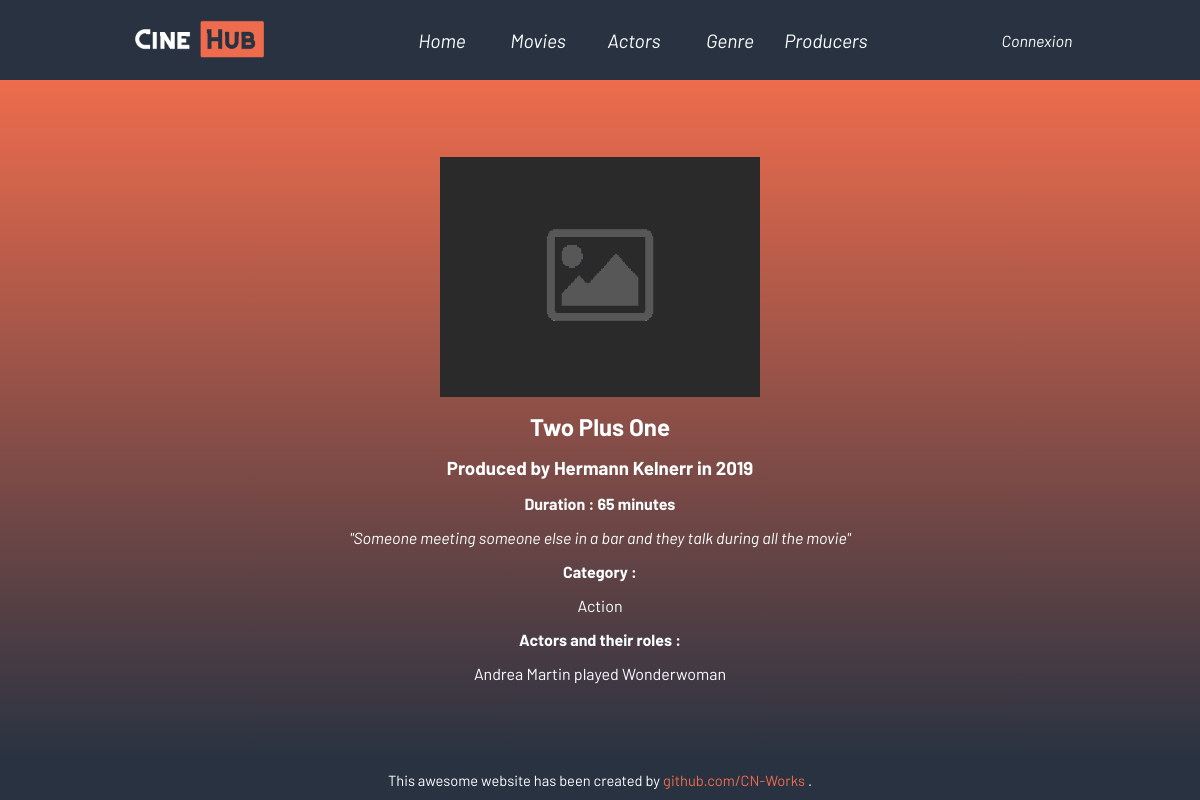
Page /index.php?action=movieInformations&movieId=5 on the committed database.
### tables this page shows
CREATE TABLE IF NOT EXISTS `film` (
  `id_film` int NOT NULL AUTO_INCREMENT,
  `annee_film` date NOT NULL,
  `duree_film` int DEFAULT NULL,
  `titre_film` varchar(50) NOT NULL,
  `synopsis_film` text,
  `note_film` decimal(1,1) DEFAULT NULL,
  `id_realisateur` int NOT NULL,
  `image_film` varchar(1000) DEFAULT NULL,
  PRIMARY KEY (`id_film`),
  KEY `id_realisateur` (`id_realisateur`),
  CONSTRAINT `film_ibfk_1` FOREIGN KEY (`id_realisateur`) REFERENCES `realisateur` (`id_realisateur`)
);

CREATE TABLE IF NOT EXISTS `personne` (
  `id_personne` int NOT NULL AUTO_INCREMENT,
  `nom` varchar(50) NOT NULL,
  `prenom` varchar(50) NOT NULL,
  `sexe` varchar(50) DEFAULT NULL,
  `dateNaissance` date NOT NULL,
  PRIMARY KEY (`id_personne`)
);

CREATE TABLE IF NOT EXISTS `genre` (
  `id_genre` int NOT NULL AUTO_INCREMENT,
  `nom_genre` varchar(50) DEFAULT NULL,
  PRIMARY KEY (`id_genre`)
);

CREATE TABLE IF NOT EXISTS `jouer` (
  `id_film` int NOT NULL,
  `id_role` int NOT NULL,
  `id_acteur` int NOT NULL,
  PRIMARY KEY (`id_film`,`id_role`,`id_acteur`),
  KEY `id_role` (`id_role`),
  KEY `id_acteur` (`id_acteur`),
  CONSTRAINT `jouer_ibfk_1` FOREIGN KEY (`id_film`) REFERENCES `film` (`id_film`),
  CONSTRAINT `jouer_ibfk_2` FOREIGN KEY (`id_role`) REFERENCES `role_movie` (`id_role`),
  CONSTRAINT `jouer_ibfk_3` FOREIGN KEY (`id_acteur`) REFERENCES `acteur` (`id_acteur`)
);

CREATE TABLE IF NOT EXISTS `role_movie` (
  `id_role` int NOT NULL AUTO_INCREMENT,
  `nom_role` varchar(50) DEFAULT NULL,
  PRIMARY KEY (`id_role`)
);

### controllers/Movie_controller.php (called while the page is built, shortened)
<?php
require_once("db/DAO.php");
class MovieController {
    public function getMovieInformationsPage($movieId) {
        $dao = new DAO();
        $filmSql = "SELECT f.id_film AS id_movie, re.id_realisateur AS id_producer, f.image_film AS image_movie,
                    f.titre_film AS title, YEAR(f.annee_film) AS year_production, pe.prenom AS producer_firstname,
                    pe.nom AS producer_lastname, f.duree_film AS duration, f.synopsis_film AS summary
                    FROM film f
                    INNER JOIN realisateur re ON f.id_realisateur = re.id_realisateur
                    INNER JOIN personne pe ON re.id_personne = pe.id_personne
                    WHERE f.id_film = :movieId";
        $query_parameter = array(':movieId' => $movieId);
        $movieinfos = $dao->executeRequest($filmSql, $query_parameter);
        $informations = array();
        foreach ($movieinfos->fetchAll() as $info) {
            $informations["title"] = $info["title"];
            $informations["id_movie"] = $info["id_movie"];
            $informations["id_producer"] = $info["id_producer"];
            $informations["image_movie"] = $info["image_movie"];
            $informations["year_production"] = $info["year_production"];
            $informations["producer_lastname"] = $info["producer_lastname"];
            $informations["producer_firstname"] = $info["producer_firstname"];
            $informations["duration"] = $info["duration"];
            $informations["summary"] = $info["summary"];
        }
        $genresSql = "SELECT ge.nom_genre AS genre_name
                      FROM film f
                      INNER JOIN posseder po ON f.id_film = po.id_film
                      INNER JOIN genre ge ON po.id_genre = ge.id_genre
                      WHERE f.id_film = :movieId";
        $genres = $dao->executeRequest($genresSql, $query_parameter);
        $casting_request = "SELECT jo.id_film AS id_film, jo.id_role AS id_role, jo.id_acteur AS id_actor, pe.nom AS lastname, pe.prenom AS firstname, ro.nom_role AS rolename, f.titre_film AS title_movie
                    FROM jouer jo
                    INNER JOIN film f ON jo.id_film = f.id_film
                    INNER JOIN role_movie ro ON jo.id_role = ro.id_role
                    INNER JOIN acteur ac ON jo.id_acteur = ac.id_acteur
                    INNER JOIN personne pe ON ac.id_personne = pe.id_personne
                    WHERE f.id_film = :movieId";
        $casting = $dao->executeRequest($casting_request, $query_parameter);
        require "views/movie/movieinfos.php";
    }
}
?>

### db/DAO.php (called while the page is built, shortened)
<?php
class DAO {
    private $db;
    public function __construct(){
        $this->db = new PDO('mysql:host=localhost;dbname=cinehub;charset=utf8', 'root', '');
    }
    public function executeRequest($sql, $params = NULL) {
        if ($params == NULL){
            $resultat = $this->db->query($sql);
        } else {
            $resultat = $this->db->prepare($sql);
            $resultat->execute($params);
        }
        return $resultat;
    }
}

### views/movie/movieinfos.php (the view, shortened to what this page needs)
<main class="movieinfo-main">
    <?php
        if (isset($informations["image_movie"])) {
            $image = $informations["image_movie"];
        } else {
            $image = "public/images/default-image.png";
        }
    ?>
    <div class="movieinfo-card">
        <img class="movieinfo-banner unselectable" src="<?php echo $image ?>" alt="Movie banner of the movie <?php echo $informations["title"] ?>">
        <h2><?php echo $informations["title"]; ?></h2>
        <h3>Produced by <?php echo $informations["producer_firstname"]." ".$informations["producer_lastname"]; ?> in <?php echo $informations["year_production"] ?></h3>
        <h4>Duration : <?php echo $informations["duration"]; ?> minutes</h4>
        <p class="movieinfo-summary">"<?php echo $informations["summary"]; ?>"</p>
        <h4>Category :</h4>
        <?php
            foreach ($genres->fetchAll() as $info) {
                echo "<p>".$info["genre_name"]."</p>";
            }
        ?>
        <h4>Actors and their roles :</h4>
        <?php
            foreach ($casting->fetchAll() as $info) {
                echo "<p>".$info["firstname"]." ".$info["lastname"]." played ".$info["rolename"]."</p>";
            }
        ?>
    </div>
</main>
<?php
    require("views/template.php");
?>

### public/css/template.css (style rules this page uses)
* { font-family: "Barlow", sans-serif; padding : 0; margin : 0; box-sizing: border-box; }
:root { --main-dark-blue: #293241; --main-gray: #b4d7ec; --main-orange: #EE6C4D; --main-blue: #3D5A80; --main-white: #fbffff; }
.unselectable { -webkit-user-select: none; -moz-user-select: none; -ms-user-select: none; }
.movieinfo-main { min-height: 85vh; background: linear-gradient(var(--main-orange), var(--main-dark-blue)); display: flex; flex-direction: column; align-items: center; justify-content: center; padding: 15px 0; gap: 15px; color: var(--main-white); }
.movieinfo-banner { height: 30vh; aspect-ratio: 4/3; }
.movieinfo-card { display: flex; flex-direction: column; align-items: center; justify-content: space-evenly; gap: 15px; }
.movieinfo-summary { font-style: italic; }

### rows in the picture
film: titre_film "Two Plus One", personne.prenom "Hermann", personne.nom "Kelnerr", duree_film "65", synopsis_film "Someone meeting someone else in a bar and they talk during all the movie"
genre: nom_genre "Action"
jouer: personne.prenom "Andrea", personne.nom "Martin", id_role.nom_role "Wonderwoman"

### other values in the picture
$informations["year_production"] "2019"
